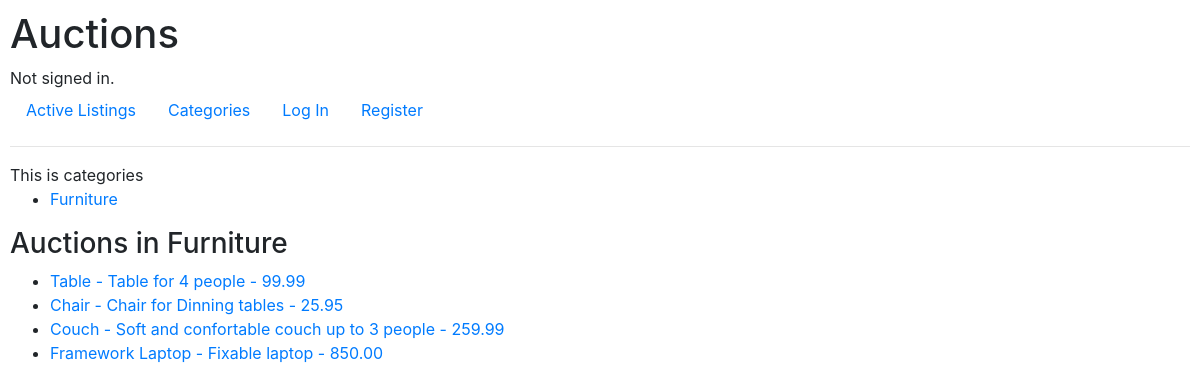
/categories/Furniture, run on an earlier commit of the app's database.
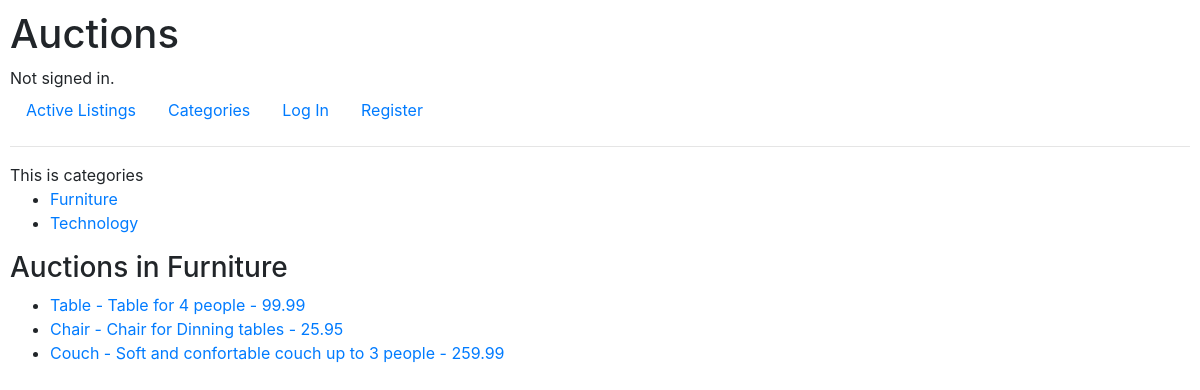
And on a later commit of the database.
### auctions/models.py (models this page shows, shortened)
class Category(models.Model): # Optional for the user
    name = models.CharField(max_length=20, blank=True)
    class meta:
        verbose_name_singular = "Category"
        verbose_name_plural = "Categories" # trying to change the name of the table
    def __str__(self):
        return self.name

class AuctionListing(models.Model):
    user = models.ForeignKey(User, on_delete=models.CASCADE, related_name="users")
    title = models.CharField(max_length=45) #or 50
    description = models.TextField(max_length=450)
    category = models.ForeignKey(Category, on_delete=models.CASCADE, blank=True, related_name="category")
    price = models.DecimalField(max_digits=9, decimal_places=2, default=1)
    date = models.DateTimeField(auto_now_add=True)
    img_url = models.URLField(blank=True, default="https://placeholder.pics/svg/300/FBFFBC-C7FF63/000000-9BA6FF/example%20image") # Check
    state = models.BooleanField(default=False)

### auctions/views.py (the view)
# urls.py: path("categories", views.categories, name="categories"),
def categories(request, category=None):
    cat = Category.objects.all()
    if category:
        if Category.objects.filter(name=category).exists():
            category_obj = Category.objects.get(name=category)
            auctions = AuctionListing.objects.filter(category=category_obj)
        else:
            messages.error(request, "Category not found.")
            auctions = []
            category_obj = None
        return render(request, "auctions/categories.html", {
            "auctions": auctions,
            "categories": cat,
            "selected_category": category_obj
        })
    return render(request, "auctions/categories.html", {
        "categories": cat
    })

### auctions/templates/auctions/categories.html (shortened to what this page needs)
{% extends "auctions/layout.html" %}
{% block body %}
    This is categories
        <ul>
        {% for cat in categories %}
            <li><a href="{% url 'categories' cat.name %}">{{ cat }}</a></li>
        {% endfor %}
        </ul>
        {% if selected_category %}
            <h3>Auctions in {{ selected_category.name }}</h3>
            <ul>
                {% for auction in auctions %}
                    <li><a href="{% url 'auction' auction.id %}"> {{ auction.title }} - {{ auction.description }} - {{ auction.price }} </a></a></li>
                {% endfor %}
            </ul>
        {% else %}
            <p>Select a category to view auctions.</p>
        {% endif %}
{% endblock %}

What changed in the data, as far as the page shows it:
no longer on this page (row edited): AuctionListing: title "Framework Laptop", description "Fixable laptop", price "850.00"
added Category: name "Technology"
